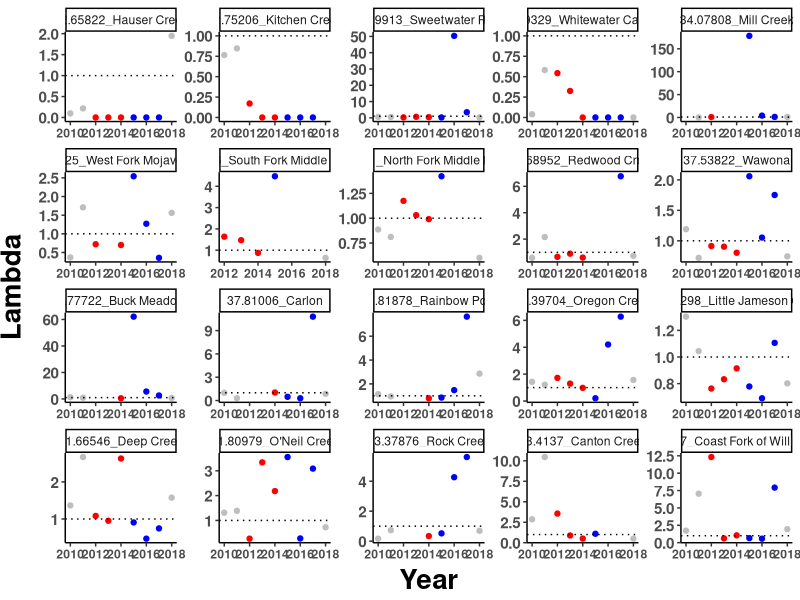

The R source for this figure: (Note: this script raises an error after producing the figure.)
#### PROJECT: Evolutionary rescue of Mimulus cardinalis populations during extreme drought
#### PURPOSE OF THIS SCRIPT: Produce demography graphs for publication
#### AUTHOR: Amy Angert & Daniel Anstett
#### DATE LAST MODIFIED: 20240627


#*******************************************************************************
#### 0. Clean workspace and load required packages
#*******************************************************************************

# Remove objects and clear workspace
rm(list = ls(all=TRUE))

# Make vector of packages needed
packages_needed <- c("tidyverse", "RColorBrewer","cowplot")

# Install packages needed (if not already installed)
for (i in 1:length(packages_needed)){
  if(!(packages_needed[i] %in% installed.packages())){install.packages(packages_needed[i])}
}

# Load packages needed
for (i in 1:length(packages_needed)){
  library(packages_needed[i], character.only = TRUE)
}


#*******************************************************************************
### 1. Read in lambda estimates for each site and year 
#*******************************************************************************
dat <- read.csv("data/demography data/siteYear.lambda_2010-2019.csv") %>% 
  mutate(Site.Name=paste(Latitude,Site, sep = "_")) 

dat_pre <- dat %>% filter(Year<2012)
dat_drought <- dat %>% filter(between(Year,2012,2014))
dat_recovery <- dat %>% filter(between(Year,2015,2017))
dat_post <- dat %>% filter(Year>2017)


#*******************************************************************************
### 2. Visualize estimates over time for all sites
#*******************************************************************************

#Decline & Recovery
ggplot(dat, aes(x=Year, y=lambda)) +
  geom_point(data=filter(dat, Year<2012), col="grey") +
  geom_point(data=filter(dat, between(Year,2012,2014)), col="red") +
  geom_point(data=filter(dat, between(Year,2015,2017)), col="blue") +
  geom_point(data=filter(dat, Year>2017), col="grey") +
  scale_y_continuous(name="Lambda")+ scale_x_continuous(name="Year")+
  geom_hline(yintercept=1, linetype="dotted") +
  facet_wrap(~Site.Name, scale="free") + theme_classic() + theme(
  #facet_wrap(~Site.Lat, scale="free") + theme_classic() + theme(
    axis.text.x = element_text(face="bold"),
    axis.text.y = element_text(size=11,face="bold"),
    axis.title.x = element_text(color="black", size=20, vjust = 0.5, face="bold"),
    axis.title.y = element_text(color="black", size=20,vjust = 2, face="bold",hjust=0.5))
#+
#theme(strip.background = element_blank(), strip.text.x = element_blank(),
#     legend.title = element_blank())

ggsave("Graphs/Demography/01_decline_recovery.pdf",width=14, height = 8, units = "in")


#*******************************************************************************
### 2. Visualize estimates over time for select sites
#*******************************************************************************

#Kitchen creek
dat_kitchen <- dat %>% filter(Paper_ID==15)
plot_1 <- ggplot(dat_kitchen, aes(x=Year, y=lambda)) + geom_point(size=2) +
  geom_smooth(data=filter(dat_kitchen, Year<2015), method="lm", se=FALSE, col="red") +
  geom_smooth(data=filter(dat_kitchen, Year>2014), method="lm", se=FALSE, col="blue") +
  scale_y_continuous(name="Lambda")+ scale_x_continuous(name="")+
  geom_hline(yintercept=1, linetype="dotted") + theme_classic() + theme(
    #facet_wrap(~Site.Lat, scale="free") + theme_classic() + theme(
    axis.text.x = element_text(size=18,face="bold"),
    axis.text.y = element_text(size=18,face="bold"),
    axis.title.x = element_text(color="black", size=20, vjust = 0.5, face="bold"),
    axis.title.y = element_text(color="black", size=22,vjust = 2, face="bold",hjust=0.5))
ggsave("Graphs/Demography/sites/01_kitchen.pdf",width=6, height = 4, units = "in")

#Wawona
dat_Wawona <- dat %>% filter(Paper_ID==5)
plot_2 <- ggplot(dat_Wawona, aes(x=Year, y=lambda)) + geom_point(size=2) +
  geom_smooth(data=filter(dat_Wawona, Year<2015), method="lm", se=FALSE, col="red") +
  geom_smooth(data=filter(dat_Wawona, Year>2014), method="lm", se=FALSE, col="blue") +
  scale_y_continuous(name="Lambda")+ scale_x_continuous(name="")+
  geom_hline(yintercept=1, linetype="dotted") + theme_classic() + theme(
    #facet_wrap(~Site.Lat, scale="free") + theme_classic() + theme(
    axis.text.x = element_text(size=18,face="bold"),
    axis.text.y = element_text(size=18,face="bold"),
    axis.title.x = element_text(color="black", size=20, vjust = 0.5, face="bold"),
    axis.title.y = element_text(color="black", size=22,vjust = 2, face="bold",hjust=0.5))
ggsave("Graphs/Demography/sites/02_wawona.pdf",width=6, height = 4, units = "in")

#Little Jamison
dat_little <- dat %>% filter(Paper_ID==7)
plot_3 <- ggplot(dat_little, aes(x=Year, y=lambda)) + geom_point(size=2) +
  geom_smooth(data=filter(dat_little, Year<2015), method="lm", se=FALSE, col="red") +
  geom_smooth(data=filter(dat_little, Year>2014), method="lm", se=FALSE, col="blue") +
  scale_y_continuous(name="Lambda")+ scale_x_continuous(name="")+
  geom_hline(yintercept=1, linetype="dotted") + theme_classic() + theme(
    #facet_wrap(~Site.Lat, scale="free") + theme_classic() + theme(
    axis.text.x = element_text(size=18,face="bold"),
    axis.text.y = element_text(size=18,face="bold"),
    axis.title.x = element_text(color="black", size=20, vjust = 0.5, face="bold"),
    axis.title.y = element_text(color="black", size=22,vjust = 2, face="bold",hjust=0.5))
ggsave("Graphs/Demography/sites/03_little_jamison.pdf",width=6, height = 4, units = "in")

#Coast Fork of Willamette
dat_coast <- dat %>% filter(Paper_ID==55)
plot_4 <- ggplot(dat_coast, aes(x=Year, y=lambda)) + geom_point(size=2) +
  geom_smooth(data=filter(dat_coast, Year<2015), method="lm", se=FALSE, col="red") +
  geom_smooth(data=filter(dat_coast, Year>2014), method="lm", se=FALSE, col="blue") +
  scale_y_continuous(name="Lambda")+ scale_x_continuous(name="")+
  geom_hline(yintercept=1, linetype="dotted") + theme_classic() + theme(
    #facet_wrap(~Site.Lat, scale="free") + theme_classic() + theme(
    axis.text.x = element_text(size=18,face="bold"),
    axis.text.y = element_text(size=18,face="bold"),
    axis.title.x = element_text(color="black", size=20, vjust = 0.5, face="bold"),
    axis.title.y = element_text(color="black", size=22,vjust = 2, face="bold",hjust=0.5))
ggsave("Graphs/Demography/sites/04_coast_fork.pdf",width=6, height = 4, units = "in")


#*******************************************************************************
### 3. Visualize estimates over time for select sites decline
#*******************************************************************************

#Little Jamison
dat_little <- dat %>% filter(Paper_ID==7) %>% filter(Year<2015)
plot_3 <- ggplot(dat_little, aes(x=Year, y=lambda)) + geom_point(size=4,shape=21,fill="#9BD7A4") +
  geom_smooth(data=filter(dat_little, Year<2015), method="lm", se=FALSE, col="#9BD7A4",size=1.5) +
  #geom_smooth(data=filter(dat_little, Year>2014), method="lm", se=FALSE, col="blue") +
  scale_y_continuous(name="Lambda")+ scale_x_continuous(name="")+
  geom_hline(yintercept=1, linetype="dotted",size=0.8) + theme_classic() + theme(
    #facet_wrap(~Site.Lat, scale="free") + theme_classic() + theme(
    axis.text.x = element_text(size=18,face="bold"),
    axis.text.y = element_text(size=18,face="bold"),
    axis.title.x = element_text(color="black", size=20, vjust = 0.5, face="bold"),
    axis.title.y = element_text(color="black", size=22,vjust = 2, face="bold",hjust=0.5))
plot_3
ggsave("Graphs/Demography/sites/05_little_jamison.pdf",width=5, height = 4, units = "in")
